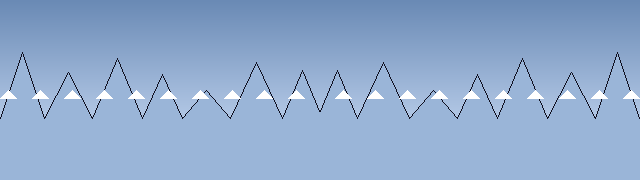
#> input picture assets/bg/bg_chasm_far.png, 640 x 180 px
$ python process_hero_sprites.py ../assets/bg/bg_chasm_far.png ../assets/bg/bg_rootways_far.png
#> lines starting #> are read from the running program, lines starting #| are printed output that depends on the picture
import os
from PIL import Image, ImageOps

def process_sprite_grid(src_path, dest_filename):
#> called with src_path = '../assets/bg/bg_chasm_far.png', dest_filename = '../assets/bg/bg_rootways_far.png'
    project_root = r"D:\ai-studio\Zaggers"
    dest_dirs = [
        os.path.join(project_root, "assets", "sprites_ff"),
        os.path.join(project_root, "web", "assets", "sprites_ff")
    ]
    for d in dest_dirs:
        os.makedirs(d, exist_ok=True)

    img = Image.open(src_path).convert("RGBA")
#> img is the input picture: PIL image 640x180 RGBA; mean R, G, B, A 143.8, 170.5, 206.3, 255
    # Resize to exact 256x256 if needed
    img = img.resize((256, 256), Image.Resampling.NEAREST)
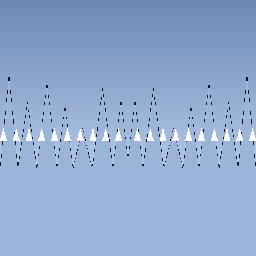
#> img: PIL image 256x256 RGBA; mean R, G, B, A 144, 170.7, 206.4, 255

    # Convert white background to transparent
    datas = img.getdata()
    new_data = []
    for item in datas:
        r, g, b, a = item
        # Check if color is close to white (background)
        if r > 240 and g > 240 and b > 240:
            new_data.append((0, 0, 0, 0)) # Fully transparent
        else:
            new_data.append(item)
#> after the loop, new_data = 65536 items
    img.putdata(new_data)

    for d in dest_dirs:
        out_path = os.path.join(d, dest_filename)
        img.save(out_path, "PNG")
        print(f"Processed & Saved Sprite Sheet: {out_path}")

if __name__ == "__main__":
    import sys
    if len(sys.argv) > 2:
        process_sprite_grid(sys.argv[1], sys.argv[2])
